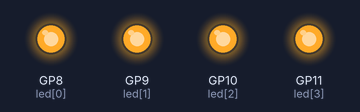
Bench run of a program on a simulated Raspberry Pi Pico running MicroPython. Shown: output pins drawn as LEDs (lit = HIGH).

Above: at 3.05 s.
At 3.2 s:
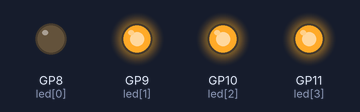
At 3.4 s:
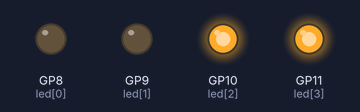
At 3.6 s:
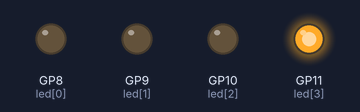
At 4.75 s:
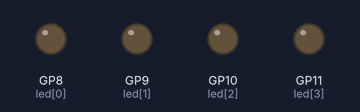
At 5.85 s:
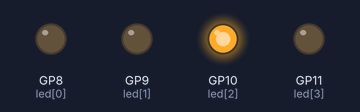
Timing chart, 0 to 6.2 s (numbered marks = the images above):
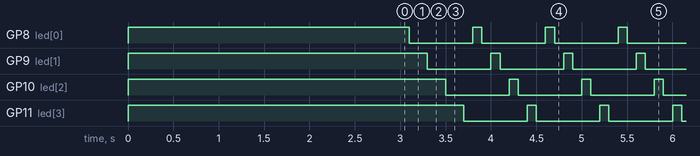

Measured:
- by itself, GP8 (led[0]), GP9 (led[1]), GP10 (led[2]), GP11 (led[3]): alternates HIGH for 0.10 s and LOW for 0.70 s

The program:

laser-ctrl.py
```python
##
##
##

from machine import Pin, PWM
from time import sleep
import random

led = [Pin(8,Pin.OUT),Pin(9,Pin.OUT),Pin(10,Pin.OUT),Pin(11,Pin.OUT)]
for i in range(4):
    led[i].value(1)

sleep(3)

while True:
    for r in range(4):
        led[r].value(1)
        sleep(0.1)
        led[r].value(0)
        sleep(0.1)
```
